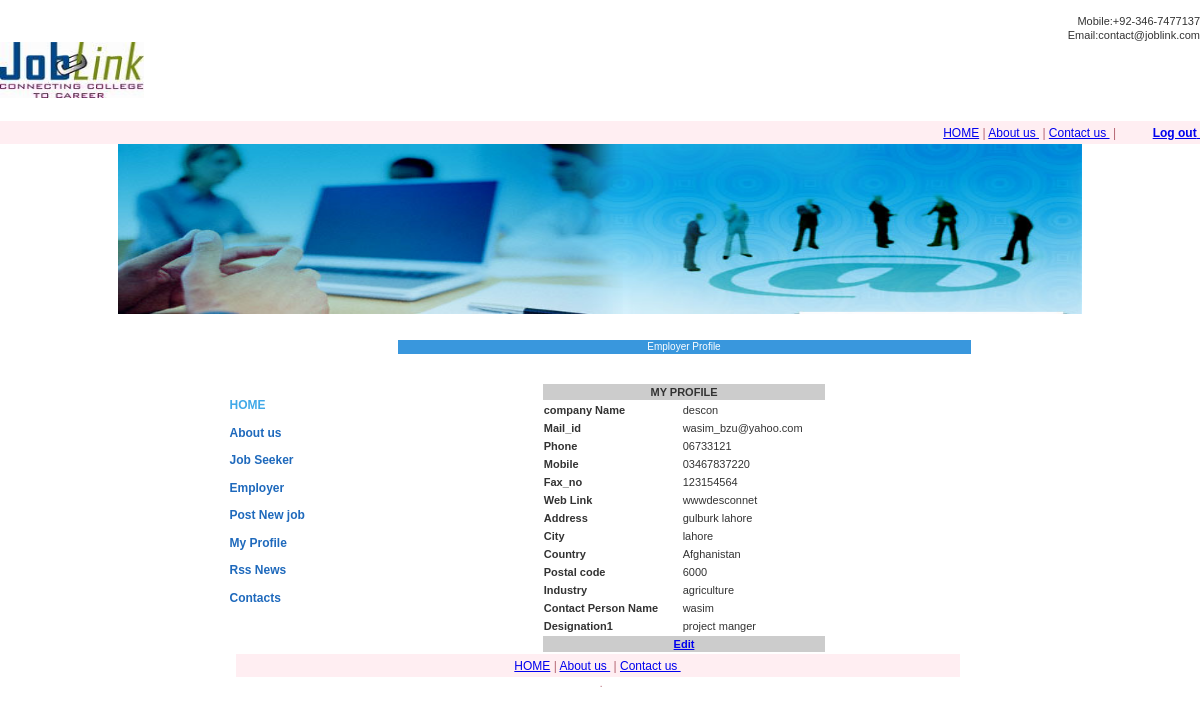
Page /PROJECT/joblink/eprofile.php (signed in) on the committed database.
### tables this page shows
CREATE TABLE `company` (
  `company_id` int(10) NOT NULL auto_increment,
  `c_name` varchar(50) NOT NULL,
  `mail_id` varchar(40) NOT NULL,
  `phone` varchar(20) NOT NULL,
  `mobile` varchar(20) NOT NULL,
  `fax_no` varchar(20) NOT NULL,
  `web_link` varchar(40) NOT NULL,
  `address` varchar(50) NOT NULL,
  `city` char(20) NOT NULL,
  `country` char(20) NOT NULL,
  `postal_code` int(15) NOT NULL,
  `industry` varchar(20) NOT NULL,
  `contact_pname` varchar(20) NOT NULL,
  `designation1` varchar(20) NOT NULL,
  `mobile1` int(15) NOT NULL,
  `phone1` int(15) NOT NULL,
  `mail_id1` varchar(30) NOT NULL,
  `alternate_contactp` varchar(20) NOT NULL,
  `designation2` varchar(20) NOT NULL,
  `mobile2` int(15) NOT NULL,
  `phone2` int(15) NOT NULL,
  `mail_id2` varchar(30) NOT NULL,
  `password` varchar(20) NOT NULL,
  PRIMARY KEY  (`company_id`)
);

### PROJECT/joblink/eprofile.php (the view, shortened to what this page needs)
<?php
if(!(isset($_SESSION["currentuser"])))
{
header("location:employer.html");
}
else{
?>
<!DOCTYPE html PUBLIC "-//W3C//DTD XHTML 1.0 Transitional//EN" "http://www.w3.org/TR/xhtml1/DTD/xhtml1-transitional.dtd">
<html xmlns="http://www.w3.org/1999/xhtml">
<head>
<link href="css/stylesheet.css" rel="stylesheet" type="text/css" media="all" />
</head>
<body>
<table width="100%" border="0" cellspacing="0" cellpadding="0">
<tr>
<td  width="100%" height="40%">&nbsp;</td>
</tr>
<tr>
<td align="right" valign="bottom"><a href="mailto:abc@yoursite.com" style="color:#333333; text-decoration:none;"> Mobile:+92-346-7477137<br />
    Email:contact@joblink.com</a></td>
</tr>
<tr>
 <td height="65" align="left" valign="top">
              <img src="images/logo.jpg" alt="Company Logo" width="144" height="56" /> </td>
  </tr>
  <tr>
<td  width="100%" height="40%">&nbsp;</td>
</tr>
    			    <tr>
   <td style="white-space:pre; font-size:12px; color:#601E29; color:#B46471;" height="23"  align="right" valign="middle" bgcolor="#FFEEF2"><a href="index.php" class="footer_link">HOME</a> | <a href="about.html" class="footer_link">About us </a> | <a href="contact.html" class="footer_link">Contact us </a> |&nbsp;&nbsp;&nbsp;&nbsp;&nbsp;&nbsp;&nbsp;&nbsp;&nbsp;&nbsp;&nbsp;<a href="logout.php" class="footer_link"><strong>Log out</strong> </a></td>
  </tr>
<tr>
<td width="100%" align="center" valign="top"><img src="images/header_bg.jpg" alt="Wasim here" width="964" height="170"  border="0" /></td>
</tr>
  <tr>
    <td align="center" valign="top"><table width="741" border="0" cellspacing="0" cellpadding="0">
      <tr>
        <td align="left" valign="top"><table width="100%" border="0" cellspacing="0" cellpadding="0">
          <tr>
            <td width="168" align="left" valign="top"><table width="100%" border="0" cellpadding="0" cellspacing="0">
              <tr>
                <td height="26" align="left" valign="top">&nbsp;</td>
              </tr>
              <tr>
                <td height="26" align="left" valign="top">&nbsp;</td>
              </tr>
              <tr>
                <td height="26" align="left" valign="top">&nbsp;</td>
              </tr>
              <tr>
                <td height="27" align="left" valign="middle"><a href="index.php" class="left_link" style="color:#41A9E8;">HOME</a></td>
              </tr>
              <tr>
                <td height="27" align="left" valign="middle"><a href="about.html" class="left_link">About us </a></td>
              </tr>
              <tr>
                <td height="27" align="left" valign="middle"><a href="jobseeker.html" class="left_link">Job Seeker </a></td>
              </tr>
              <tr>
                <td height="27" align="left" valign="middle"><a href="employer.html" class="left_link">Employer</a></td>
              </tr>
			   <tr>
                <td height="27" align="left" valign="middle"><a href="addjob.php" class="left_link">Post New job</a><a href="employer.html" class="left_link"></a></td>
              </tr>
			   <tr>
                <td height="27" align="left" valign="middle"><a href="eprofile.php" class="left_link">My Profile </a></td>
              </tr>
			      <tr>
                <td height="27" align="left" valign="middle"><a href="RssReader.html" class="left_link">Rss News</a></td>
              </tr>
              <tr>
                <td height="27" align="left" valign="middle"><a href="contact.html" class="left_link">Contacts</a></td>
              </tr>
            </table></td>
            <td align="left" valign="top"><table width="573" border="0" cellspacing="0" cellpadding="0">
              <tr>
                <td height="26" align="left" valign="top">&nbsp;</td>
              </tr>
              <tr>
                <td align="center" valign="middle" bgcolor="#3997DD" style="font-size:10px; color:#FFF;">Employer Profile </td>
                </tr>
              <tr>
                <td align="left" valign="top">&nbsp;</td>
              </tr>
			  <tr>
			  <td >&nbsp;			  </td>
			  </tr>
              <tr>
                <td align="left" valign="top" style="text-align:justify;">
<?php
				$aa=$_SESSION["currentuser"];
$sql="select * from company where mail_id='$aa'";
$result=mysql_query($sql);
echo "<table width='50%'  border='0' bgcolor='#FFFFFF' align='center'>";
	echo "<tr bgcolor='#CCCCCC'>
             <td colspan='2'><div align='center'><strong>MY PROFILE </strong></div></td>
              </tr>";
while($row=mysql_fetch_array($result))
{
$id=$row['company_id'];
$c_name=$row['c_name'];
$mail_id=$row['mail_id'];
$phone=$row['phone'];
$mobile=$row['mobile'];
$fax_no=$row['fax_no'];
$web_link=$row['web_link'];
$address=$row['address'];
$city=$row['city'];
$country=$row['country'];
$postal_code=$row['postal_code'];
$industry=$row['industry'];
$c_pname=$row['contact_pname'];
$de=$row['designation1'];
		echo "<tr>
		<th>company Name</th>
		<td>$c_name</td>
		</tr>";
		echo "<tr>
		<th>Mail_id</th>
		<td>$mail_id</td>
		</tr>";
		echo "<tr>
		<th>Phone</th>
		<td>$phone</td>
		</tr>";
		echo "<tr>
		<th>Mobile</th>
		<td>$mobile</td>
		</tr>";
		echo "<tr>
		<th>Fax_no</th>
		<td>$fax_no</td>
		</tr>";
		echo "<tr>
		<th>Web Link</th>
		<td>$web_link</td>
		</tr>";
		echo "<tr>
		<th>Address</th>
		<td>$address</td>
		</tr>";
		echo "<tr>
		<th>City</th>
		<td>$city</td>
		</tr>";
		echo "<tr >
		<th>Country</th>
		<td>$country</td>
		</tr>";
		echo "<tr>
		<th>Postal code</th>
		<td>$postal_code</td>
		</tr>";
		echo "<tr>
		<th>Industry</th>
		<td>$industry</td>
		</tr>";
		echo "<tr>
		<th>Contact Person Name</th>
		<td>$c_pname</td>
		</tr>";
		echo "<tr>
		<th>Designation1</th>
		<td>$de</td>
		</tr>";
		echo "<tr bgcolor='#CCCCCC'>
		<td colspan='2' align='center'><a href='updatecompany.php?cid=$id' class='style1'><strong>Edit</strong></a></td>
		</tr>";
		}
		echo"</table>";
?>				</td></tr>
            </table></td>
          </tr>
        </table></td>
      </tr>
      <tr>
        <td align="left" valign="top"><table width="740" border="0" cellspacing="0" cellpadding="0">
          <tr>
            <td width="6" rowspan="2" align="left" valign="top">&nbsp;</td>
            <td style="white-space:pre; font-size:12px; color:#601E29; color:#B46471;" height="23" colspan="2" align="center" valign="middle" bgcolor="#FFEEF2"><a href="index.php" class="footer_link">HOME</a> | <a href="about.html" class="footer_link">About us </a> | <a href="contact.html" class="footer_link">Contact us </a></td>
            <td width="10" rowspan="2" align="left" valign="top">&nbsp;</td>
          </tr>
          <tr>
            <td width="497" align="right" valign="top" class="footer_left_bg"><span class="footer_link" style="font-size:10px; text-decoration:none; padding-right:130px; color:#B46471;">.</span></td>
            <td>&nbsp;</td>
          </tr>
        </table></td>
      </tr>
    </table></td>
  </tr>
</table>
</body>
</html>
<?php
}
?>

### PROJECT/joblink/css/stylesheet.css (style rules this page uses)
body { margin:0px auto; padding:0px; background-color:#FFFFFF; }
body { font-family: Verdana, Arial, Helvetica, sans-serif; font-size: 11px; font-style: normal; line-height: 14px; font-weight: normal; font-variant: normal; text-transform: none; color: #333333; text-decoration: none; }
.left_link { font-family: Verdana, Arial, Helvetica, sans-serif; font-size: 12px; font-style: normal; line-height: 27.5px; font-weight: bold; font-variant: normal; text-transform: none; color: #1E69BC; background-color:inherit; text-decoration: none; }

### rows in the picture
company: c_name "descon", mail "wasim_bzu@yahoo.com", phone "06733121", mobile "03467837220", fax_no "123154564", web_link "wwwdesconnet", address "gulburk lahore", city "lahore", country "Afghanistan", postal_code "6000", industry "agriculture", contact_pname "wasim", designation1 "project manger"
